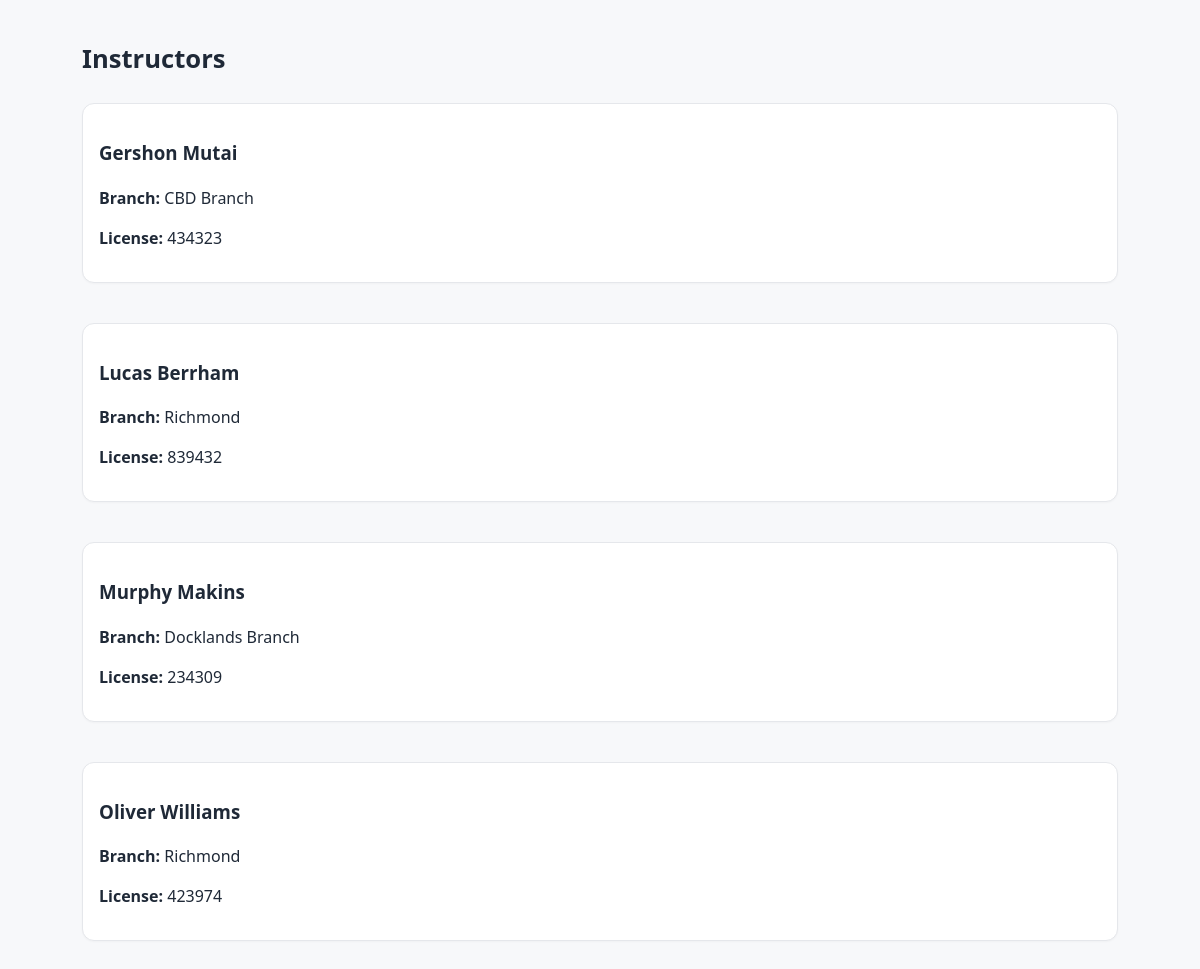
Page /public/site/instructors.php on the committed database.
### tables this page shows
CREATE TABLE `instructors` (
  `id` int(11) NOT NULL,
  `user_id` int(11) DEFAULT NULL,
  `branch_id` int(11) DEFAULT NULL,
  `license_no` varchar(100) DEFAULT NULL,
  `hire_date` date DEFAULT NULL,
  `status` enum('active','inactive') NOT NULL DEFAULT 'active',
  `created_at` timestamp NOT NULL DEFAULT current_timestamp()
);

CREATE TABLE `users` (
  `id` int(11) NOT NULL,
  `email` varchar(191) NOT NULL,
  `password_hash` varchar(255) DEFAULT NULL,
  `first_name` varchar(100) NOT NULL,
  `last_name` varchar(100) NOT NULL,
  `phone` varchar(50) DEFAULT NULL,
  `is_active` tinyint(1) NOT NULL DEFAULT 1,
  `created_at` timestamp NOT NULL DEFAULT current_timestamp(),
  `role` enum('admin','staff','instructor','student') NOT NULL DEFAULT 'student'
);

CREATE TABLE `branches` (
  `id` int(11) NOT NULL,
  `name` varchar(120) NOT NULL,
  `phone` varchar(50) DEFAULT NULL,
  `email` varchar(191) DEFAULT NULL,
  `address_line1` varchar(191) DEFAULT NULL,
  `address_line2` varchar(191) DEFAULT NULL,
  `city` varchar(100) DEFAULT NULL,
  `state` varchar(100) DEFAULT NULL,
  `postal_code` varchar(20) DEFAULT NULL,
  `created_at` timestamp NOT NULL DEFAULT current_timestamp(),
  `location` varchar(255) DEFAULT NULL
);

### php/Core/Database.php (called while the page is built, shortened)
<?php
class Database
{
    private static ?PDO $pdo = null;
    public static function pdo(): PDO
    {
        if (self::$pdo === null) {
            $dsn = "mysql:host=" . Config::DB_HOST . ";dbname=" . Config::DB_NAME . ";charset=" . Config::DB_CHARSET;
            $options = [
                PDO::ATTR_ERRMODE => PDO::ERRMODE_EXCEPTION,
                PDO::ATTR_DEFAULT_FETCH_MODE => PDO::FETCH_ASSOC,
                PDO::ATTR_EMULATE_PREPARES => false,
            ];
            try {
                self::$pdo = new PDO($dsn, Config::DB_USER, Config::DB_PASS, $options);
            } catch (PDOException $e) {
                http_response_code(500);
                die("Database connection failed: " . htmlspecialchars($e->getMessage(), ENT_QUOTES, 'UTF-8'));
            }
        }
        return self::$pdo;
    }
}

### php/Models/Instructor.php (called while the page is built, shortened)
<?php
class Instructor
{
    public static function all(): array {
        $sql = "SELECT i.*, b.name AS branch_name, u.email, u.first_name, u.last_name, u.phone
                FROM instructors i
                LEFT JOIN branches b ON b.id = i.branch_id
                LEFT JOIN users u ON u.id = i.user_id
                ORDER BY COALESCE(u.first_name, ''), COALESCE(u.last_name, ''), i.id";
        return Database::pdo()->query($sql)->fetchAll(PDO::FETCH_ASSOC);
    }
}

### public/site/instructors.php (the view, shortened to what this page needs)
<?php
require_once __DIR__ . '/../../php/Core/Database.php';
require_once __DIR__ . '/../../php/Models/Instructor.php';
$rows = Models\Instructor::all();
?>
<!doctype html>
<html lang="en">
<head>
  <link rel="stylesheet" href="../../assets/css/main.css">
</head>
<body>
<main class="container">
  <h1>Instructors</h1>
  <div class="grid grid-3">
    <?php foreach ($rows as $i): $nm = trim(($i['first_name'] ?? '') . ' ' . ($i['last_name'] ?? '')); ?>
      <div class="card">
        <h3><?= htmlspecialchars($nm ?: 'Instructor') ?></h3>
        <p><strong>Branch:</strong> <?= htmlspecialchars($i['branch_name'] ?? '—') ?></p>
        <?php if (!empty($i['license_no'])): ?><p><strong>License:</strong> <?= htmlspecialchars($i['license_no']) ?></p><?php endif; ?>
      </div>
    <?php endforeach; if (empty($rows)): ?>
      <p>No instructors available yet.</p>
    <?php endif; ?>
  </div>
</main>
</body>
</html>

### assets/css/main.css (style rules this page uses)
:root { --bg:#f7f8fa; --card:#ffffff; --text:#1f2937; --muted:#6b7280; --primary:#2563eb; --primary-600:#1d4ed8; --border:#e5e7eb; --accent:#10b981; --danger:#ef4444; }
* { box-sizing:border-box }
html,body { height:100% }
body { margin:0; font-family:system-ui,-apple-system,Segoe UI,Roboto,Ubuntu,Cantarell,Noto Sans,sans-serif; color:var(--text); background:var(--bg); line-height:1.5; }
.container { max-width:1100px;margin:5px auto;padding:2rem }
.card { background:var(--card);border:1px solid var(--border);border-radius:12px;padding:1rem;margin:.75rem 0;box-shadow:0 1px 2px rgba(0,0,0,.03) }
.grid { display:grid;gap:1rem }
h1 { font-size:1.6rem;margin:.2rem 0 .8rem }

### rows in the picture
instructors: user.last_name "Gershon Mutai", branch.name "CBD Branch", license_no "434323"
instructors: user.last_name "Lucas Berrham", branch.name "Richmond", license_no "839432"
instructors: user.last_name "Murphy Makins", branch.name "Docklands Branch", license_no "234309"
instructors: user.last_name "Oliver Williams", branch.name "Richmond", license_no "423974"
